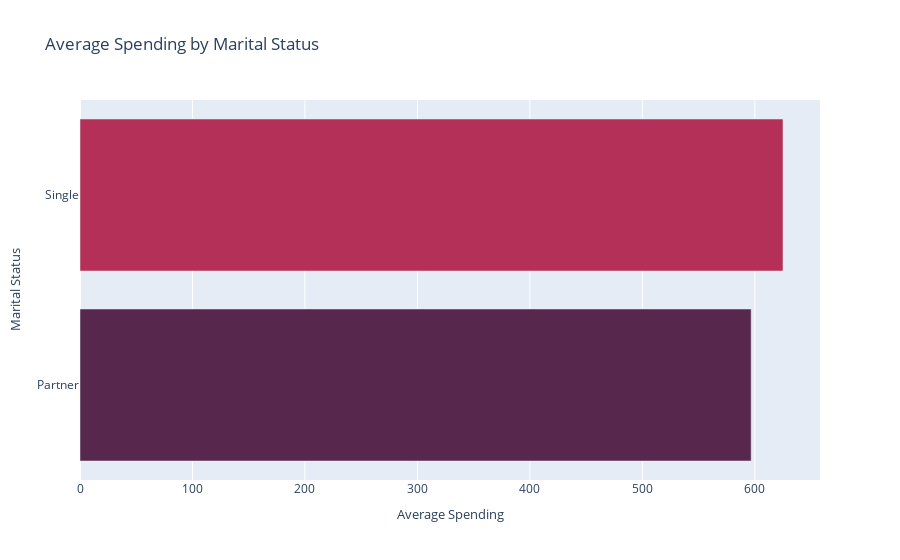

Write notebook code for a chart like this one.
### Code cell
import plotly.express as px
maritalspending = df.groupby('living_with')['spent'].mean().sort_values(ascending=False)
maritalspending_df = pd.DataFrame(list(maritalspending.items()), columns=['Marital Status', 'Average Spending'])

fig = px.bar(
    maritalspending_df, 
    x='Average Spending', 
    y='Marital Status',
    orientation='h',
    color_discrete_sequence=['#b43058', '#57274e', '#472345', '#d35454', '#b2182b'],
    color='Marital Status',
    title='Average Spending by Marital Status',
    labels={'Average Spending': 'Average Spending', 'Marital Status': 'Marital Status'},
)

fig.update_layout(
    yaxis=dict(tickfont=dict(size=12)),
    xaxis=dict(tickfont=dict(size=12)),
    showlegend=False,
    xaxis_title=dict(text='Average Spending', font=dict(size=13), standoff=13),
    yaxis_title=dict(text='Marital Status', font=dict(size=13), standoff=13),
)

fig.show()

### Figure 1 — Plotly figure (JSON) as saved in the notebook; plotly's stock layout.template omitted (floating-point values rounded to 4 significant figures)
{"data": [{"alignmentgroup": "True", "hovertemplate": "Marital Status=%{y}<br>Average Spending=%{x}<extra></extra>", "legendgroup": "Single", "marker": {"color": "#b43058", "pattern": {"shape": ""}}, "name": "Single", "offsetgroup": "Single", "orientation": "h", "showlegend": true, "textposition": "auto", "type": "bar", "x": [625.1], "xaxis": "x", "y": ["Single"], "yaxis": "y"}, {"alignmentgroup": "True", "hovertemplate": "Marital Status=%{y}<br>Average Spending=%{x}<extra></extra>", "legendgroup": "Partner", "marker": {"color": "#57274e", "pattern": {"shape": ""}}, "name": "Partner", "offsetgroup": "Partner", "orientation": "h", "showlegend": true, "textposition": "auto", "type": "bar", "x": [596.8], "xaxis": "x", "y": ["Partner"], "yaxis": "y"}], "layout": {"barmode": "relative", "legend": {"title": {"text": "Marital Status"}, "tracegroupgap": 0}, "showlegend": false, "title": {"text": "Average Spending by Marital Status"}, "xaxis": {"anchor": "y", "domain": [0, 1], "tickfont": {"size": 12}, "title": {"font": {"size": 13}, "standoff": 13, "text": "Average Spending"}}, "yaxis": {"anchor": "x", "categoryarray": ["Partner", "Single"], "categoryorder": "array", "domain": [0, 1], "tickfont": {"size": 12}, "title": {"font": {"size": 13}, "standoff": 13, "text": "Marital Status"}}}}
